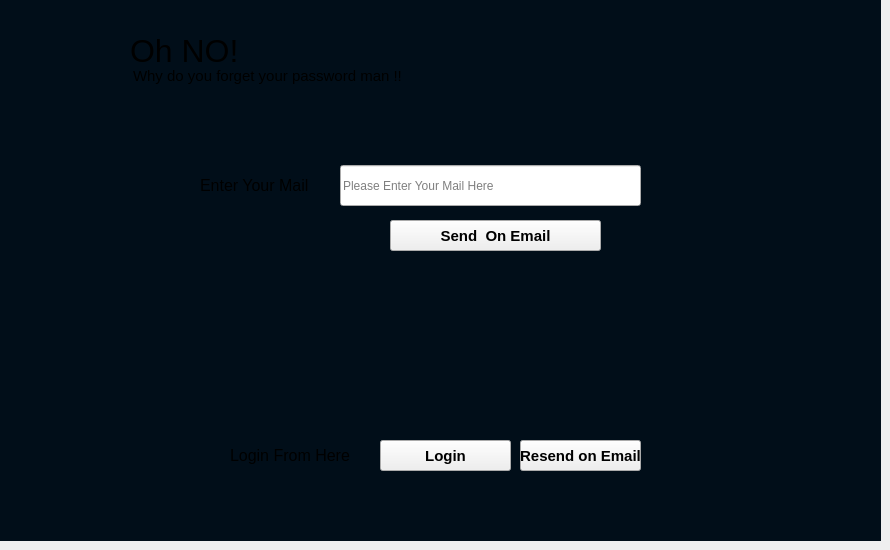
    <widget class="QWidget" name="tab_32">
     <attribute name="title">
      <string>Page</string>
     </attribute>
     <widget class="QPushButton" name="pushButton_53">
      <property name="geometry">
       <rect>
        <x>390</x>
        <y>220</y>
        <width>211</width>
        <height>31</height>
       </rect>
      </property>
      <property name="font">
       <font>
        <pointsize>11</pointsize>
        <weight>75</weight>
        <italic>false</italic>
        <bold>true</bold>
       </font>
      </property>
      <property name="text">
       <string>Send  On Email</string>
      </property>
     </widget>
     <widget class="QLabel" name="label_76">
      <property name="geometry">
       <rect>
        <x>130</x>
        <y>30</y>
        <width>361</width>
        <height>41</height>
       </rect>
      </property>
      <property name="font">
       <font>
        <family>Ubuntu</family>
        <pointsize>24</pointsize>
       </font>
      </property>
      <property name="text">
       <string>Oh NO!</string>
      </property>
     </widget>
     <widget class="QLabel" name="label_77">
      <property name="geometry">
       <rect>
        <x>200</x>
        <y>170</y>
        <width>131</width>
        <height>31</height>
       </rect>
      </property>
      <property name="font">
       <font>
        <pointsize>12</pointsize>
       </font>
      </property>
      <property name="text">
       <string>Enter Your Mail</string>
      </property>
     </widget>
     <widget class="QPushButton" name="pushButton_54">
      <property name="geometry">
       <rect>
        <x>520</x>
        <y>440</y>
        <width>121</width>
        <height>31</height>
       </rect>
      </property>
      <property name="font">
       <font>
        <pointsize>11</pointsize>
        <weight>75</weight>
        <italic>false</italic>
        <bold>true</bold>
       </font>
      </property>
      <property name="text">
       <string>Resend on Email</string>
      </property>
     </widget>
     <widget class="QPushButton" name="pushButton_55">
      <property name="geometry">
       <rect>
        <x>380</x>
        <y>440</y>
        <width>131</width>
        <height>31</height>
       </rect>
      </property>
      <property name="font">
       <font>
        <pointsize>11</pointsize>
        <weight>75</weight>
        <italic>false</italic>
        <bold>true</bold>
       </font>
      </property>
      <property name="text">
       <string>Login</string>
      </property>
     </widget>
     <widget class="QLabel" name="label_78">
      <property name="geometry">
       <rect>
        <x>230</x>
        <y>440</y>
        <width>121</width>
        <height>31</height>
       </rect>
      </property>
      <property name="font">
       <font>
        <pointsize>12</pointsize>
       </font>
      </property>
      <property name="text">
       <string>Login From Here</string>
      </property>
     </widget>
     <widget class="QLabel" name="label_79">
      <property name="geometry">
       <rect>
        <x>133</x>
        <y>60</y>
        <width>291</width>
        <height>31</height>
       </rect>
      </property>
      <property name="font">
       <font>
        <pointsize>11</pointsize>
       </font>
      </property>
      <property name="text">
       <string>Why do you forget your password man !!</string>
      </property>
     </widget>
     <widget class="QLabel" name="label_81">
      <property name="geometry">
       <rect>
        <x>0</x>
        <y>0</y>
        <width>881</width>
        <height>541</height>
       </rect>
      </property>
      <property name="styleSheet">
       <string notr="true">background-color: rgb(1, 14, 25);</string>
      </property>
      <property name="text">
       <string/>
      </property>
     </widget>
     <widget class="QLineEdit" name="lineEdit_3">
      <property name="geometry">
       <rect>
        <x>340</x>
        <y>165</y>
        <width>301</width>
        <height>41</height>
       </rect>
      </property>
      <property name="placeholderText">
       <string>Please Enter Your Mail Here</string>
      </property>
     </widget>
     <zorder>label_81</zorder>
     <zorder>pushButton_53</zorder>
     <zorder>label_76</zorder>
     <zorder>label_77</zorder>
     <zorder>pushButton_54</zorder>
     <zorder>pushButton_55</zorder>
     <zorder>label_78</zorder>
     <zorder>label_79</zorder>
     <zorder>lineEdit_3</zorder>
    </widget>
